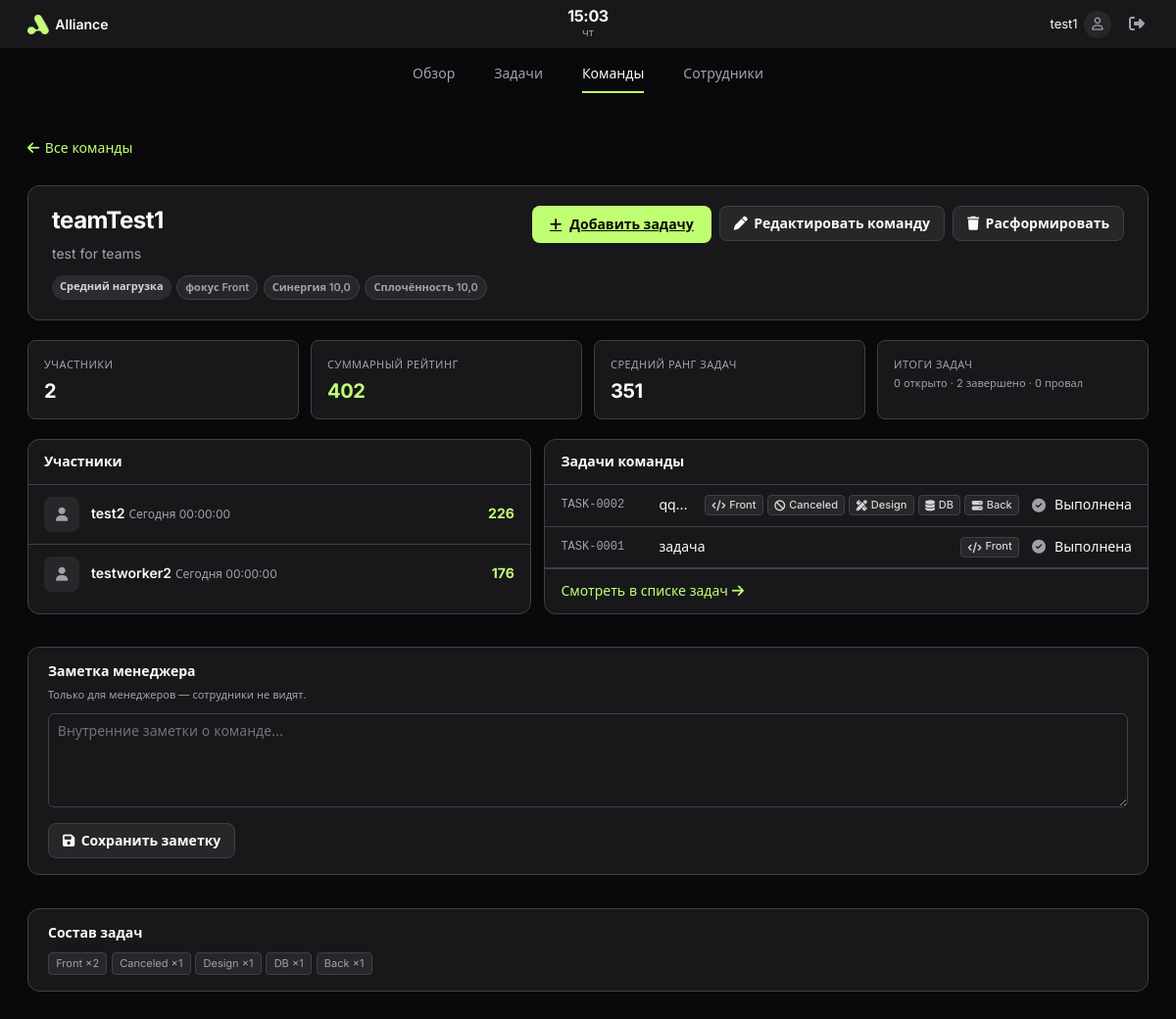
/teams/2/ (signed in), run on an earlier commit of the app's database.
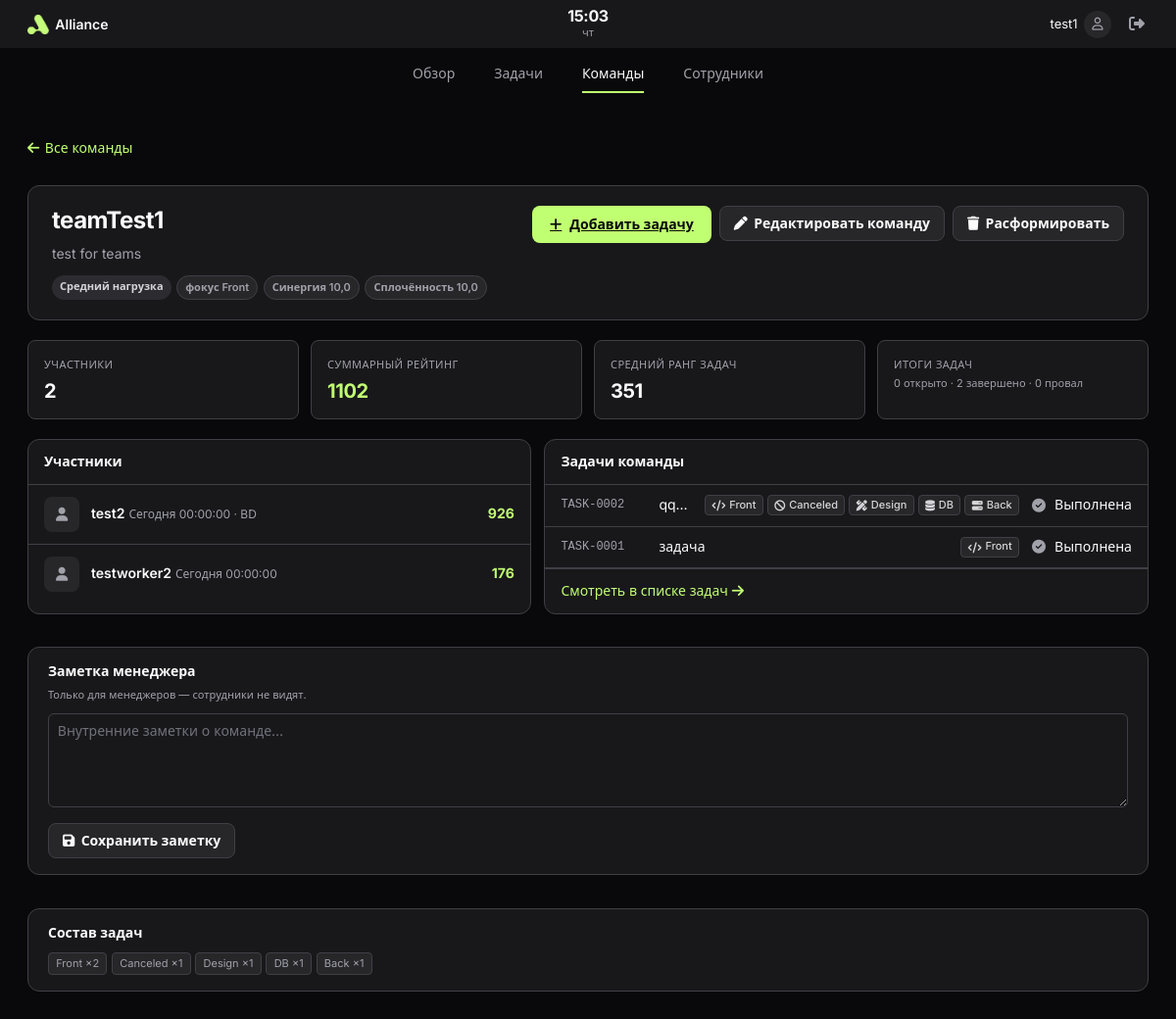
And on a later commit of the database.
### accounts/models.py (models this page shows, shortened)
class User(AbstractUser):
    ROLE_CHOICES = (
        ('manager', 'Менеджер'),
        ('worker', 'Работник'),
    )
    role = models.CharField(max_length=10, choices=ROLE_CHOICES, default='worker')
    rating = models.IntegerField(default=0)
    full_name = models.CharField(max_length=100, blank=True, verbose_name='Полное имя')
    phone = models.CharField(max_length=20, blank=True, verbose_name='Телефон')
    address = models.CharField(max_length=200, blank=True, verbose_name='Адрес')
    website = models.URLField(blank=True, verbose_name='Сайт')
    github = models.CharField(max_length=100, blank=True, verbose_name='GitHub')
    twitter = models.CharField(max_length=100, blank=True, verbose_name='Twitter')
    telegram = models.CharField(max_length=100, blank=True, verbose_name='Telegram')
    specialization = models.CharField(
        max_length=20,
        blank=True,
        help_text='Основная специализация (код типа задачи: Front, Back, …)',
    )
    collaboration_score = models.FloatField(
        default=5.0,
        validators=[MinValueValidator(1), MaxValueValidator(10)],
        help_text='Насколько эффективен в команде (1–10)',
    )
    reliability_score = models.FloatField(
        default=5.0,
        validators=[MinValueValidator(1), MaxValueValidator(10)],
        help_text='Надёжность по solo-задачам (1–10)',
    )
    solo_tasks_completed = models.PositiveIntegerField(default=0)
    solo_tasks_failed = models.PositiveIntegerField(default=0)
    team_tasks_completed = models.PositiveIntegerField(default=0)
    team_tasks_failed = models.PositiveIntegerField(default=0)
    velocity_score = models.FloatField(
        default=5.0,
        validators=[MinValueValidator(1), MaxValueValidator(10)],
        help_text='Скорость и соблюдение сроков (1–10)',
    )
    type_stats = models.JSONField(
        default=dict,
        blank=True,
        help_text='Статистика по типам задач: completed, failed, on_time',
    )

### tasks/views/teams.py (the view)
# urls.py: path('teams/<int:pk>/', team_detail, name='team_detail'),
@manager_required
def team_detail(request, pk):
    team = get_object_or_404(Team, pk=pk)
    task_qs = team.tasks.select_related('assigned_to')
    type_counter = aggregate_task_types(task_qs)
    skill_stats = type_counter.most_common(5)
    work_map = {row['worker'].id: row for row in get_workers_work_summary()}
    member_rows = []
    for member in team.get_members().order_by('-rating'):
        work = work_map.get(member.id, {})
        member_rows.append({
            'member': member,
            'is_working': work.get('is_working', False),
            'today_display': work.get('today_display', '00:00:00'),
        })
    return render(request, 'tasks/team_detail.html', {
        'team': team,
        'member_rows': member_rows,
        'members_count': len(member_rows),
        'task_types': [
            {'label': type_labels([code])[0], 'count': count}
            for code, count in skill_stats
        ],
        'priority': team.priority_label(),
        'avg_rank': round(task_qs.aggregate(avg=Avg('rank'))['avg'] or 0),
        'tasks_open': task_qs.filter(status__in=['open', 'in_progress']).count(),
        'tasks_done': task_qs.filter(status='completed').count(),
        'tasks_failed': task_qs.filter(status='failed').count(),
        'recent_tasks': task_qs.order_by('-created_at')[:8],
        'total_rating': team.total_rating(),
    })

### accounts/services/work_timer.py (called while the page is built)
def get_active_session(user):
    return WorkSession.objects.filter(user=user, ended_at__isnull=True).first()

def format_duration(total_seconds):
    total_seconds = max(0, int(total_seconds))
    hours, remainder = divmod(total_seconds, 3600)
    minutes, seconds = divmod(remainder, 60)
    return f'{hours:02d}:{minutes:02d}:{seconds:02d}'

### tasks/models.py (called while the page is built)
    def status_ui_label(self):
        return STATUS_UI_LABELS.get(self.status, self.status)

    @property
    def task_code(self):
        return f'TASK-{self.pk:04d}'

    def get_members(self):
        return self.members.filter(role='worker').distinct()

    def total_rating(self):
        return sum(member.rating for member in self.get_members())

    def priority_label(self):
        avg_rank = self.tasks.aggregate(avg=Avg('rank'))['avg'] or 0
        if avg_rank > 600:
            key = 'High'
        elif avg_rank > 300:
            key = 'Medium'
        else:
            key = 'Low'
        return PRIORITY_LABELS[key]

### tasks/templatetags/task_ui.py (called while the page is built)
@register.filter
def status_icon(status):
    return STATUS_ICONS.get(status, 'fa-regular fa-circle')

@register.filter
def task_type_icon(task_type):
    return TYPE_ICONS.get(task_type, 'fa-tag')

### templates/tasks/team_detail.html (shortened to what the changed rows need)
{% extends 'manager/base_manager.html' %}
{% load static task_ui %}
{% block extra_head %}
<link rel="stylesheet" href="{% static 'css/manager-dashboard.css' %}">
<link rel="stylesheet" href="{% static 'css/manager-people.css' %}">
{% endblock %}
{% block content %}
<div class="mg-page mg-people-page">
    <section class="mg-detail-hero">
        <div>
            <h1 class="mg-detail-hero__title">{{ team.name }}</h1>
        </div>
    </section>
    <div class="mg-people-stats">
        <div class="mg-people-stat">
            <span class="mg-people-stat__label">Суммарный рейтинг</span>
            <span class="mg-people-stat__value mg-people-stat__value--accent">{{ total_rating }}</span>
        </div>
    </div>
    <div class="mg-detail-grid">
        <section class="mg-detail-panel">
            {% for row in member_rows %}
            <a href="{% url 'worker_profile' row.member.username %}" class="mg-member-row">
                <span class="mg-member-row__avatar"><i class="fa-solid fa-user"></i></span>
                <span class="mg-member-row__main">
                    <span class="mg-member-row__name">{{ row.member.full_name|default:row.member.username }}</span>
                    <span class="mg-member-row__meta">
                        Сегодня {{ row.today_display }}
                        {% if row.member.specialization %} · {{ row.member.specialization }}{% endif %}
                    </span>
                </span>
                <span class="mg-member-row__rating">{{ row.member.rating }}</span>
            </a>
            {% empty %}
            <p class="wa-empty" style="padding:1.5rem">Нет участников — отредактируйте команду, чтобы добавить сотрудников.</p>
            {% endfor %}
        </section>
    </div>
    <section class="wa-panel mg-manager-notes" style="margin-top:0.85rem;padding:1rem 1.25rem">
        <h2 class="mg-detail-panel__head" style="border:none;padding:0;margin-bottom:0.5rem">Заметка менеджера</h2>
    </section>
    {% if task_types %}
    <section class="wa-panel" style="margin-top:0.85rem;padding:1rem 1.25rem">
        <h2 class="mg-detail-panel__head" style="border:none;padding:0;margin-bottom:0.75rem">Состав задач</h2>
    </section>
    {% endif %}
</div>
{% endblock %}

What changed in the data, as far as the page shows it:
changed User "test2": member.specialization (not shown) → "BD"; member.rating "226" → "926"
Also different on the page:
{{ total_rating }}: "402" → "1102"
